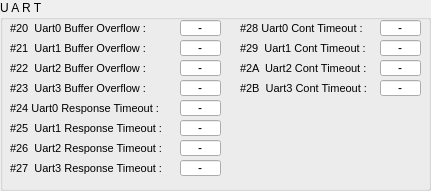
       <widget class="QGroupBox" name="groupBox_9">
        <property name="enabled">
         <bool>true</bool>
        </property>
        <property name="geometry">
         <rect>
          <x>450</x>
          <y>20</y>
          <width>431</width>
          <height>191</height>
         </rect>
        </property>
        <property name="sizePolicy">
         <sizepolicy hsizetype="Fixed" vsizetype="Fixed">
          <horstretch>0</horstretch>
          <verstretch>0</verstretch>
         </sizepolicy>
        </property>
        <property name="minimumSize">
         <size>
          <width>0</width>
          <height>0</height>
         </size>
        </property>
        <property name="title">
         <string>U A R T</string>
        </property>
        <widget class="QLabel" name="label_27">
         <property name="geometry">
          <rect>
           <x>10</x>
           <y>20</y>
           <width>161</width>
           <height>16</height>
          </rect>
         </property>
         <property name="font">
          <font>
           <pointsize>8</pointsize>
          </font>
         </property>
         <property name="text">
          <string>#20  Uart0 Buffer Overflow :</string>
         </property>
        </widget>
        <widget class="QLineEdit" name="lineBacklight_6">
         <property name="geometry">
          <rect>
           <x>180</x>
           <y>20</y>
           <width>41</width>
           <height>16</height>
          </rect>
         </property>
         <property name="layoutDirection">
          <enum>Qt::LeftToRight</enum>
         </property>
         <property name="autoFillBackground">
          <bool>false</bool>
         </property>
         <property name="styleSheet">
          <string notr="true"/>
         </property>
         <property name="text">
          <string>-</string>
         </property>
         <property name="alignment">
          <set>Qt::AlignCenter</set>
         </property>
         <property name="readOnly">
          <bool>true</bool>
         </property>
        </widget>
        <widget class="QLabel" name="label_35">
         <property name="geometry">
          <rect>
           <x>10</x>
           <y>40</y>
           <width>161</width>
           <height>16</height>
          </rect>
         </property>
         <property name="font">
          <font>
           <pointsize>8</pointsize>
          </font>
         </property>
         <property name="text">
          <string>#21  Uart1 Buffer Overflow :</string>
         </property>
        </widget>
        <widget class="QLineEdit" name="lineBacklight_9">
         <property name="geometry">
          <rect>
           <x>180</x>
           <y>40</y>
           <width>41</width>
           <height>16</height>
          </rect>
         </property>
         <property name="layoutDirection">
          <enum>Qt::LeftToRight</enum>
         </property>
         <property name="autoFillBackground">
          <bool>false</bool>
         </property>
         <property name="styleSheet">
          <string notr="true"/>
         </property>
         <property name="text">
          <string>-</string>
         </property>
         <property name="alignment">
          <set>Qt::AlignCenter</set>
         </property>
         <property name="readOnly">
          <bool>true</bool>
         </property>
        </widget>
        <widget class="QLabel" name="label_36">
         <property name="geometry">
          <rect>
           <x>10</x>
           <y>60</y>
           <width>161</width>
           <height>16</height>
          </rect>
         </property>
         <property name="font">
          <font>
           <pointsize>8</pointsize>
          </font>
         </property>
         <property name="text">
          <string>#22  Uart2 Buffer Overflow :</string>
         </property>
        </widget>
        <widget class="QLineEdit" name="lineBacklight_10">
         <property name="geometry">
          <rect>
           <x>180</x>
           <y>60</y>
           <width>41</width>
           <height>16</height>
          </rect>
         </property>
         <property name="layoutDirection">
          <enum>Qt::LeftToRight</enum>
         </property>
         <property name="autoFillBackground">
          <bool>false</bool>
         </property>
         <property name="styleSheet">
          <string notr="true"/>
         </property>
         <property name="text">
          <string>-</string>
         </property>
         <property name="alignment">
          <set>Qt::AlignCenter</set>
         </property>
         <property name="readOnly">
          <bool>true</bool>
         </property>
        </widget>
        <widget class="QLabel" name="label_37">
         <property name="geometry">
          <rect>
           <x>10</x>
           <y>80</y>
           <width>161</width>
           <height>16</height>
          </rect>
         </property>
         <property name="font">
          <font>
           <pointsize>8</pointsize>
          </font>
         </property>
         <property name="text">
          <string>#23  Uart3 Buffer Overflow :</string>
         </property>
        </widget>
        <widget class="QLineEdit" name="lineBacklight_11">
         <property name="geometry">
          <rect>
           <x>180</x>
           <y>100</y>
           <width>41</width>
           <height>16</height>
          </rect>
         </property>
         <property name="layoutDirection">
          <enum>Qt::LeftToRight</enum>
         </property>
         <property name="autoFillBackground">
          <bool>false</bool>
         </property>
         <property name="styleSheet">
          <string notr="true"/>
         </property>
         <property name="text">
          <string>-</string>
         </property>
         <property name="alignment">
          <set>Qt::AlignCenter</set>
         </property>
         <property name="readOnly">
          <bool>true</bool>
         </property>
        </widget>
        <widget class="QLabel" name="label_38">
         <property name="geometry">
          <rect>
           <x>10</x>
           <y>100</y>
           <width>161</width>
           <height>16</height>
          </rect>
         </property>
         <property name="font">
          <font>
           <pointsize>8</pointsize>
          </font>
         </property>
         <property name="text">
          <string>#24 Uart0 Response Timeout :</string>
         </property>
        </widget>
        <widget class="QLineEdit" name="lineBacklight_12">
         <property name="geometry">
          <rect>
           <x>180</x>
           <y>80</y>
           <width>41</width>
           <height>16</height>
          </rect>
         </property>
         <property name="layoutDirection">
          <enum>Qt::LeftToRight</enum>
         </property>
         <property name="autoFillBackground">
          <bool>false</bool>
         </property>
         <property name="styleSheet">
          <string notr="true"/>
         </property>
         <property name="text">
          <string>-</string>
         </property>
         <property name="alignment">
          <set>Qt::AlignCenter</set>
         </property>
         <property name="readOnly">
          <bool>true</bool>
         </property>
        </widget>
        <widget class="QLabel" name="label_39">
         <property name="geometry">
          <rect>
           <x>10</x>
           <y>120</y>
           <width>161</width>
           <height>16</height>
          </rect>
         </property>
         <property name="font">
          <font>
           <pointsize>8</pointsize>
          </font>
         </property>
         <property name="text">
          <string>#25  Uart1 Response Timeout :</string>
         </property>
        </widget>
        <widget class="QLineEdit" name="lineBacklight_13">
         <property name="geometry">
          <rect>
           <x>180</x>
           <y>120</y>
           <width>41</width>
           <height>16</height>
          </rect>
         </property>
         <property name="layoutDirection">
          <enum>Qt::LeftToRight</enum>
         </property>
         <property name="autoFillBackground">
          <bool>false</bool>
         </property>
         <property name="styleSheet">
          <string notr="true"/>
         </property>
         <property name="text">
          <string>-</string>
         </property>
         <property name="alignment">
          <set>Qt::AlignCenter</set>
         </property>
         <property name="readOnly">
          <bool>true</bool>
         </property>
        </widget>
        <widget class="QLineEdit" name="lineBacklight_16">
         <property name="geometry">
          <rect>
           <x>180</x>
           <y>160</y>
           <width>41</width>
           <height>16</height>
          </rect>
         </property>
         <property name="layoutDirection">
          <enum>Qt::LeftToRight</enum>
         </property>
         <property name="autoFillBackground">
          <bool>false</bool>
         </property>
         <property name="styleSheet">
          <string notr="true"/>
         </property>
         <property name="text">
          <string>-</string>
         </property>
         <property name="alignment">
          <set>Qt::AlignCenter</set>
         </property>
         <property name="readOnly">
          <bool>true</bool>
         </property>
        </widget>
        <widget class="QLabel" name="label_40">
         <property name="geometry">
          <rect>
           <x>10</x>
           <y>140</y>
           <width>161</width>
           <height>16</height>
          </rect>
         </property>
         <property name="font">
          <font>
           <pointsize>8</pointsize>
          </font>
         </property>
         <property name="text">
          <string>#26  Uart2 Response Timeout :</string>
         </property>
        </widget>
        <widget class="QLabel" name="label_41">
         <property name="geometry">
          <rect>
           <x>10</x>
           <y>160</y>
           <width>161</width>
           <height>16</height>
          </rect>
         </property>
         <property name="font">
          <font>
           <pointsize>8</pointsize>
          </font>
         </property>
         <property name="text">
          <string>#27  Uart3 Response Timeout :</string>
         </property>
        </widget>
        <widget class="QLineEdit" name="lineBacklight_17">
         <property name="geometry">
          <rect>
           <x>180</x>
           <y>140</y>
           <width>41</width>
           <height>16</height>
          </rect>
         </property>
         <property name="layoutDirection">
          <enum>Qt::LeftToRight</enum>
         </property>
         <property name="autoFillBackground">
          <bool>false</bool>
         </property>
         <property name="styleSheet">
          <string notr="true"/>
         </property>
         <property name="text">
          <string>-</string>
         </property>
         <property name="alignment">
          <set>Qt::AlignCenter</set>
         </property>
         <property name="readOnly">
          <bool>true</bool>
         </property>
        </widget>
        <widget class="QLineEdit" name="lineBacklight_18">
         <property name="geometry">
          <rect>
           <x>380</x>
           <y>40</y>
           <width>41</width>
           <height>16</height>
          </rect>
         </property>
         <property name="layoutDirection">
          <enum>Qt::LeftToRight</enum>
         </property>
         <property name="autoFillBackground">
          <bool>false</bool>
         </property>
         <property name="styleSheet">
          <string notr="true"/>
         </property>
         <property name="text">
          <string>-</string>
         </property>
         <property name="alignment">
          <set>Qt::AlignCenter</set>
         </property>
         <property name="readOnly">
          <bool>true</bool>
         </property>
        </widget>
        <widget class="QLineEdit" name="lineBacklight_19">
         <property name="geometry">
          <rect>
           <x>380</x>
           <y>80</y>
           <width>41</width>
           <height>16</height>
          </rect>
         </property>
         <property name="layoutDirection">
          <enum>Qt::LeftToRight</enum>
         </property>
         <property name="autoFillBackground">
          <bool>false</bool>
         </property>
         <property name="styleSheet">
          <string notr="true"/>
         </property>
         <property name="text">
          <string>-</string>
         </property>
         <property name="alignment">
          <set>Qt::AlignCenter</set>
         </property>
         <property name="readOnly">
          <bool>true</bool>
         </property>
        </widget>
        <widget class="QLineEdit" name="lineBacklight_20">
         <property name="geometry">
          <rect>
           <x>380</x>
           <y>60</y>
           <width>41</width>
           <height>16</height>
          </rect>
         </property>
         <property name="layoutDirection">
          <enum>Qt::LeftToRight</enum>
         </property>
         <property name="autoFillBackground">
          <bool>false</bool>
         </property>
         <property name="styleSheet">
          <string notr="true"/>
         </property>
         <property name="text">
          <string>-</string>
         </property>
         <property name="alignment">
          <set>Qt::AlignCenter</set>
         </property>
         <property name="readOnly">
          <bool>true</bool>
         </property>
        </widget>
        <widget class="QLabel" name="label_42">
         <property name="geometry">
          <rect>
           <x>240</x>
           <y>20</y>
           <width>161</width>
           <height>16</height>
          </rect>
         </property>
         <property name="font">
          <font>
           <pointsize>8</pointsize>
          </font>
         </property>
         <property name="text">
          <string>#28 Uart0 Cont Timeout :</string>
         </property>
        </widget>
        <widget class="QLabel" name="label_43">
         <property name="geometry">
          <rect>
           <x>240</x>
           <y>60</y>
           <width>161</width>
           <height>16</height>
          </rect>
         </property>
         <property name="font">
          <font>
           <pointsize>8</pointsize>
          </font>
         </property>
         <property name="text">
          <string>#2A  Uart2 Cont Timeout :</string>
         </property>
        </widget>
        <widget class="QLabel" name="label_44">
         <property name="geometry">
          <rect>
           <x>240</x>
           <y>40</y>
           <width>161</width>
           <height>16</height>
          </rect>
         </property>
         <property name="font">
          <font>
           <pointsize>8</pointsize>
          </font>
         </property>
         <property name="text">
          <string>#29  Uart1 Cont Timeout :</string>
         </property>
        </widget>
        <widget class="QLabel" name="label_45">
         <property name="geometry">
          <rect>
           <x>240</x>
           <y>80</y>
           <width>161</width>
           <height>16</height>
          </rect>
         </property>
         <property name="font">
          <font>
           <pointsize>8</pointsize>
          </font>
         </property>
         <property name="text">
          <string>#2B  Uart3 Cont Timeout :</string>
         </property>
        </widget>
        <widget class="QLineEdit" name="lineBacklight_21">
         <property name="geometry">
          <rect>
           <x>380</x>
           <y>20</y>
           <width>41</width>
           <height>16</height>
          </rect>
         </property>
         <property name="layoutDirection">
          <enum>Qt::LeftToRight</enum>
         </property>
         <property name="autoFillBackground">
          <bool>false</bool>
         </property>
         <property name="styleSheet">
          <string notr="true"/>
         </property>
         <property name="text">
          <string>-</string>
         </property>
         <property name="alignment">
          <set>Qt::AlignCenter</set>
         </property>
         <property name="readOnly">
          <bool>true</bool>
         </property>
        </widget>
       </widget>
